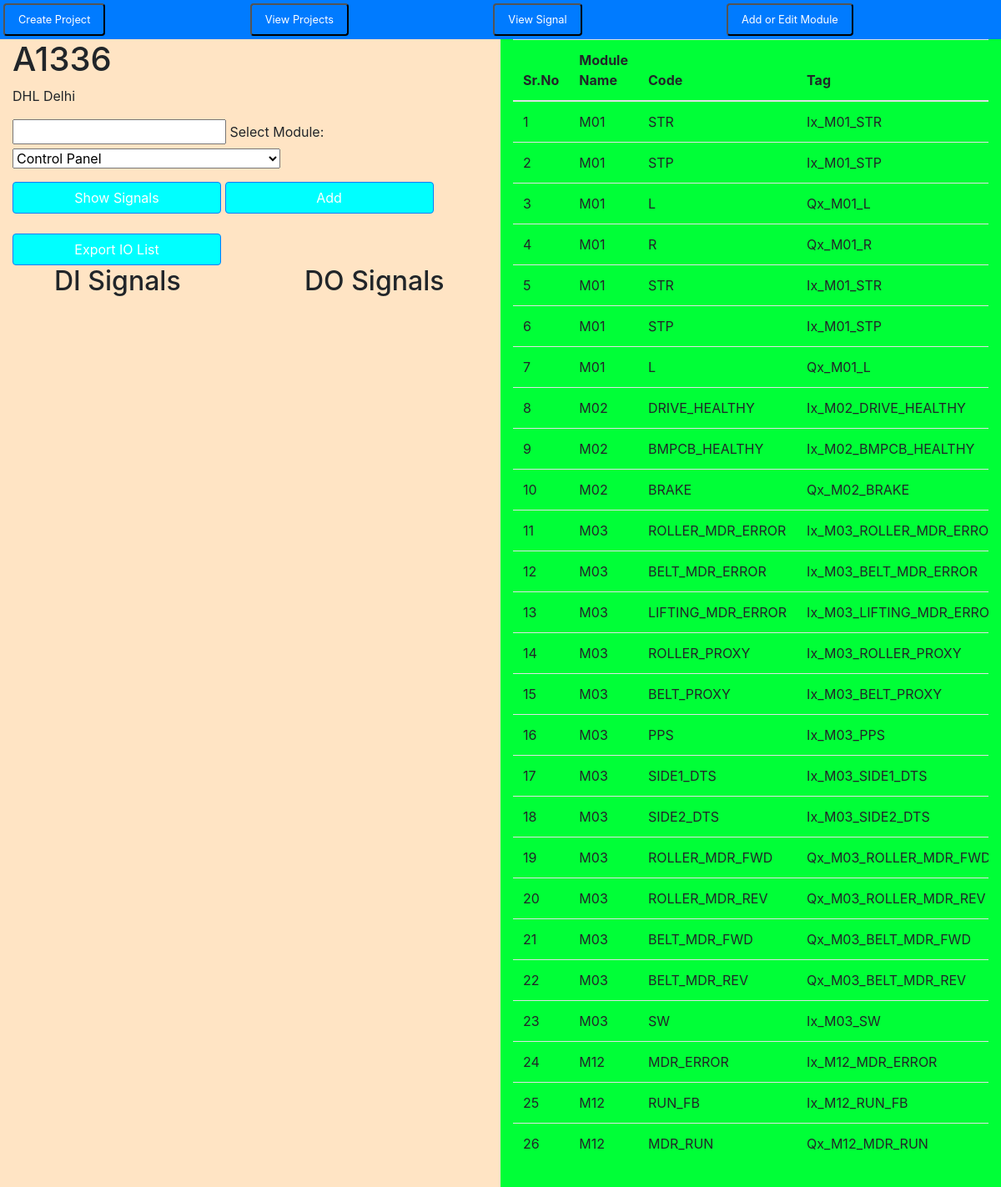
The app's page /projects/1/ (signed in), older data.
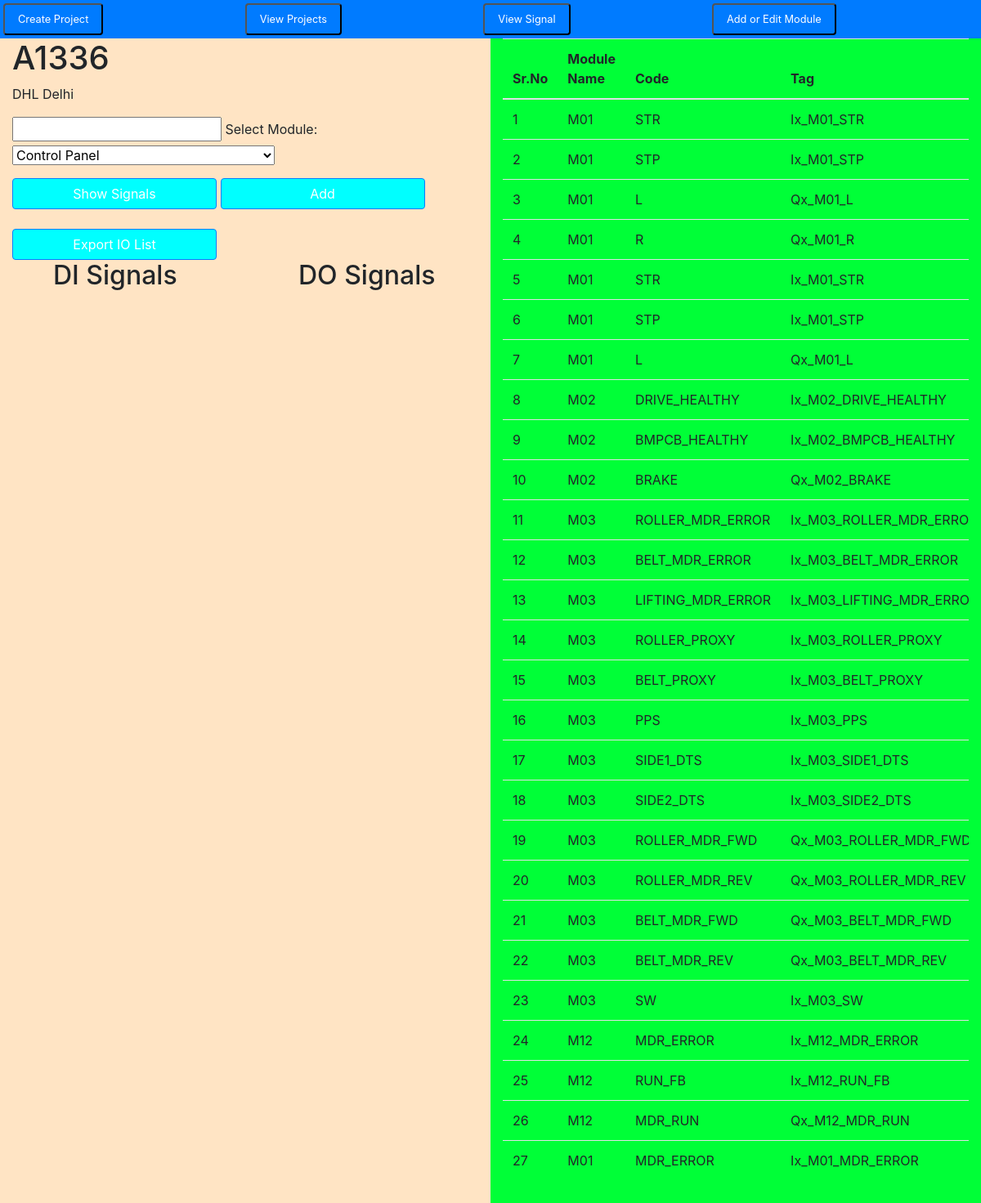
The same page, newer data.
### iol/models.py (models this page shows, shortened)
class Project(models.Model):
    name = models.CharField(max_length=50)
    description = models.TextField(max_length=500, blank=True)

class IOList(models.Model):
    project = models.ForeignKey(Project, on_delete=models.CASCADE)
    name = models.CharField(max_length=30)
    equipment_code = models.CharField(max_length=30)
    code = models.CharField(max_length=40)
    tag = models.CharField(max_length=100, editable=False)
    signal_type = models.CharField(max_length=10)
    actual_description = models.TextField(max_length=100)
    panel_number = models.CharField(max_length=10, blank=True, null=True)
    node = models.CharField(max_length=10, blank=True, null=True)
    rack = models.IntegerField(blank=True, null=True)
    module_position = models.IntegerField(blank=True, null=True)
    terminal_block = models.CharField(max_length=5, blank=True, null=True)
    terminal_number = models.IntegerField(blank=True, null=True)
    channel = models.IntegerField( blank=True, null=True)
    io_address = models.CharField(max_length=10, blank=True, null=True)
    modules = models.ManyToManyField('Module', verbose_name='modules')

### iol/views.py (the view)
# urls.py: path('projects/<int:project_id>/', views.project_detail, name='project_detail'),
@login_required(login_url="/login")
def project_detail(request, project_id):
    project = get_object_or_404(Project, pk=project_id)
    modules = Module.objects.all()
    signals = None
    request.session['project'] = project_id
    io_list = IOList.objects.filter(project = project)
    return render(request, 'project_detail.html', {'project': project, 'modules': modules, 'signals': signals, 'io_list': io_list})

### templates/project_detail.html (shortened to what this page needs)
{% extends 'base.html' %}
{% block content %}
<div class = "container-fluid">
  <div class = "row row-height">
    <div class="col-md-6 left">
      <div class="div">
        <h1 id= "projectName">{{ project.name }}</h1>
        <p>{{ project.description }}</p>
        {% load static %}
        <form id="module-form" method="post"  data-url="{% url 'get_filtered_signals' %}">
          <input class="" id="module_name">
          <label for="module">Select Module:</label>
          <select name="module" id="module">
            {% for module in modules %}
            <option value="{{ module.id }}">{{ module.module }}</option>
            {% endfor %}
          </select>
          <button class="btn btn-primary mt-3 mybtns" type="submit">Show Signals</button>
          <button class="btn btn-primary mt-3 mybtns" id="add-signals-btn">Add</button>
          <button class="btn btn-primary mt-4 mybtns" id="export-iolist-btn">Export IO List</button>
        </form>
        <div class="row">
          <div class="col-6 offset-1" id="di-signals-container">
            <h2>DI Signals</h2>
          </div>
          <div class="col-5" id="do-signals-container">
            <h2>DO Signals</h2>
          </div>
        </div>
      </div>
    </div>
    <div class="col-md-6 right">
      <div class="div">
        <table class="table" id='io-list-table'>
          <thead>
            <tr>
              <th>Sr.No</th>
              <th>Module Name</th>
              <th>Code</th>
              <th>Tag</th>
            </tr>
          </thead>
          <tbody>
            {% for iolist in io_list %}
            <tr>
              <td>{{ forloop.counter }}</td>
              <td>{{ iolist.name }}</td>
              <td>{{ iolist.code }}</td>
              <td>{{ iolist.tag }}</td>
            </tr>
            {% empty %}
            <tr>
              <td colspan="5">No iolists found.</td>
            </tr>
            {% endfor %}
          </tbody>
        </table>
      </div>
    </div>
  </div>
</div>
{% endblock %}

### templates/base.html (shortened to what this page needs)
<!DOCTYPE html>
<html>
<head>
    <link rel="stylesheet" href="https://cdn.jsdelivr.net/npm/bootstrap@4.1.3/dist/css/bootstrap.min.css">
    {% load static %}
    <link rel="stylesheet" type="text/css" href="{% static 'myfirst.css' %}">
</head>
<body>
        <ul class="nav nav-pills nav-fill gap-2 p-1 small bg-primary rounded-5 shadow-sm" id="pillNav2" role="tablist" style="--bs-nav-link-color: var(--bs-white); --bs-nav-pills-link-active-color: var(--bs-primary); --bs-nav-pills-link-active-bg: var(--bs-white);">
            <li class="nav-item" role="presentation">
              <button class="nav-link active rounded-5 mybtns" id="create-tab" data-bs-toggle="tab" type="button" role="tab" aria-selected="true"  onclick="location.href='{% url 'create_project' %}'">Create Project
              </button>
            </li>
            <li class="nav-item" role="presentation">
              <button class="nav-link active rounded-5 mybtns" id="list-tab" data-bs-toggle="tab" type="button" role="tab" aria-selected="false" onclick= "location.href='{% url 'project_list' %}'">View Projects</button>
            </li>
            <li class="nav-item" role="presentation">
              <button class="nav-link active rounded-5 mybtns" id="signals-tab" data-bs-toggle="tab" type="button" role="tab" aria-selected="false" onclick= "location.href='{% url 'signals-list' %}'">View Signal</button>
            </li>
            <li class="nav-item" role="presentation">
              <button class="nav-link active rounded-5 mybtns" id="addmodule-tab" data-bs-toggle="tab" type="button" role="tab" aria-selected="false" onclick= "location.href='{% url 'module_list' %}'">Add or Edit Module</button>
            </li>
          </ul>
        {% block content %}
        {% endblock %}
</body>
</html>

### static/myfirst.css (style rules this page uses)
.div { overflow-y: scroll; height: 100%; }
.btn { justify-content: space-between; align-self: center; width: 250px; align-items: center; }
.row-height { height: 100vh; }
.left { background-color: bisque; height: 100%; overflow-y: scroll; }
.right { background-color: rgb(0, 255, 55); height: 100%; overflow-y: scroll; }
.mybtns { background-color: aqua; }

Row changes from the older to the newer data that the page shows:
added IOList: name "M01", code "MDR_ERROR", tag "Ix_M01_MDR_ERROR"
